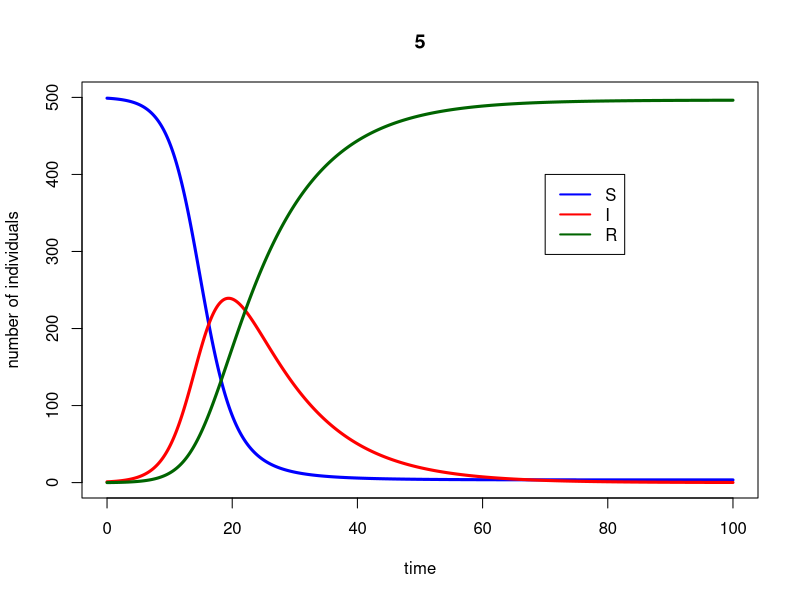
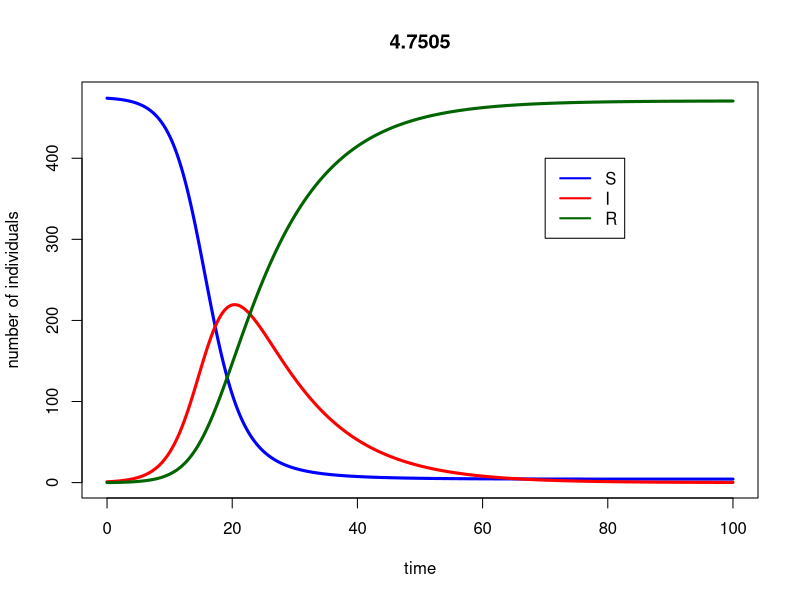
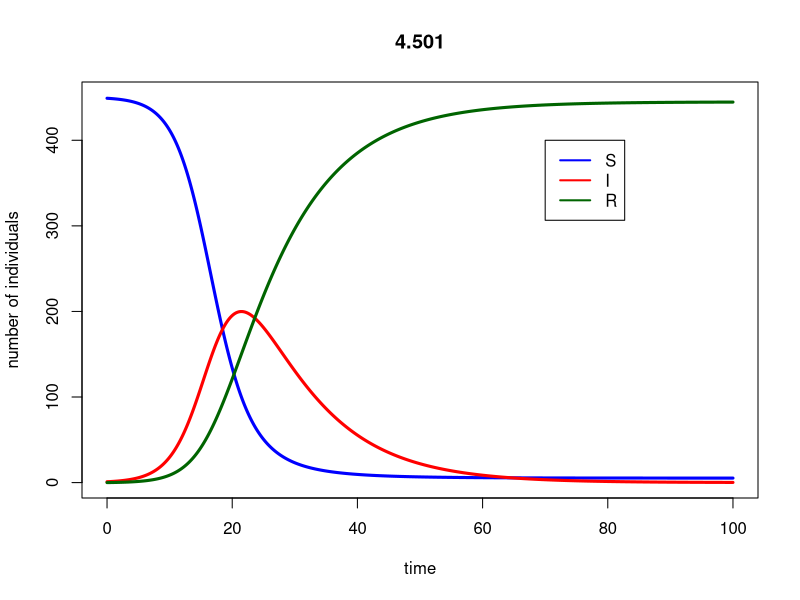
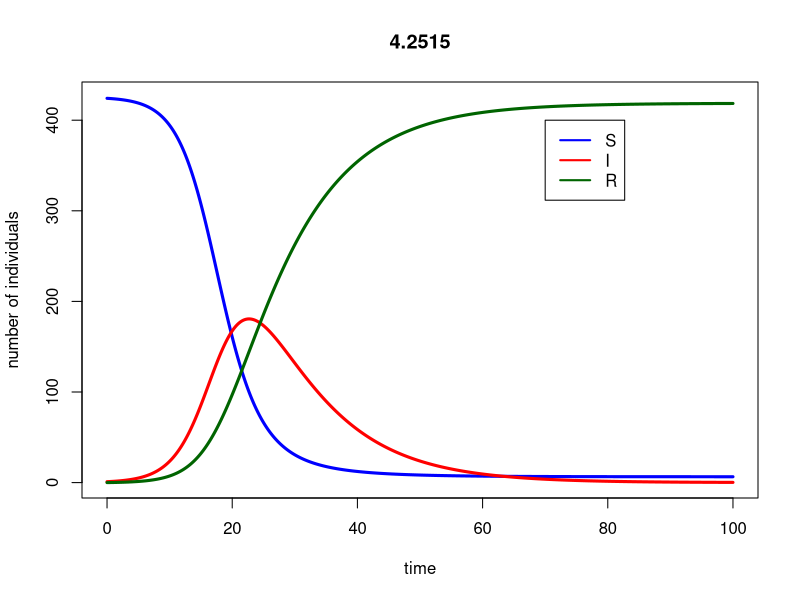
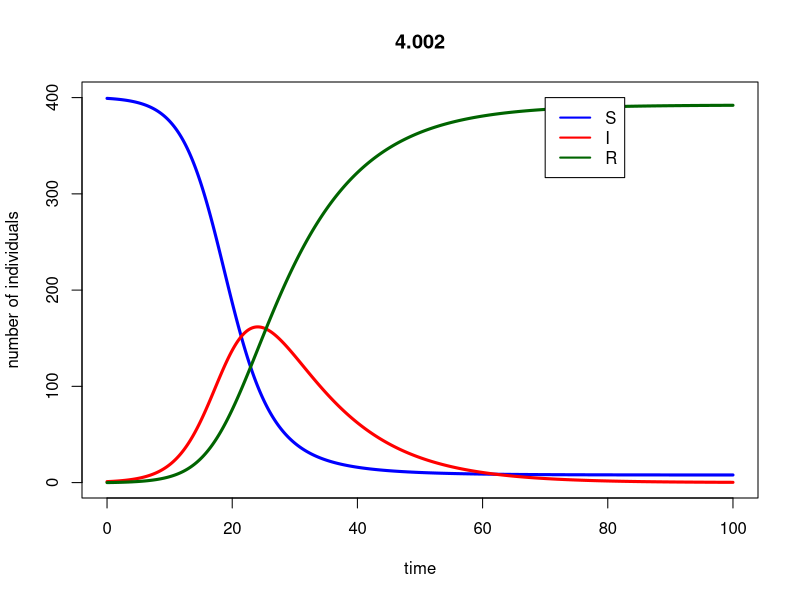
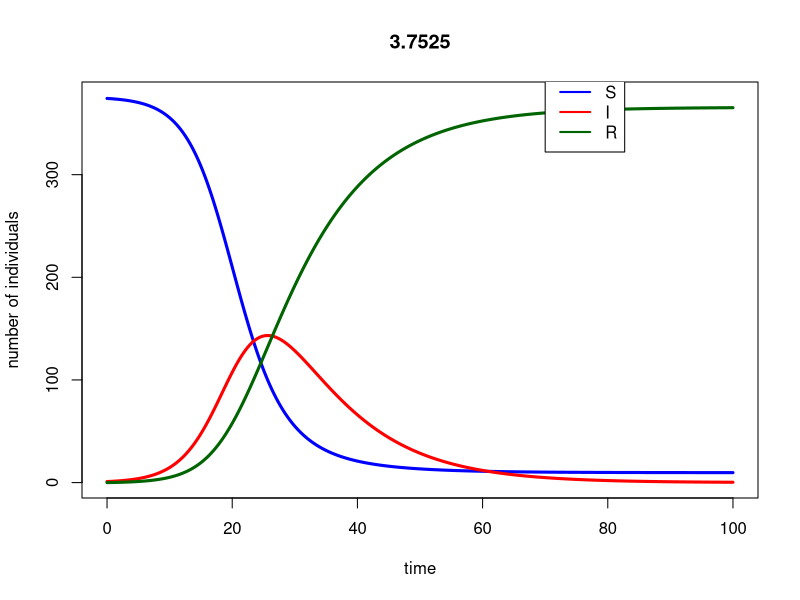
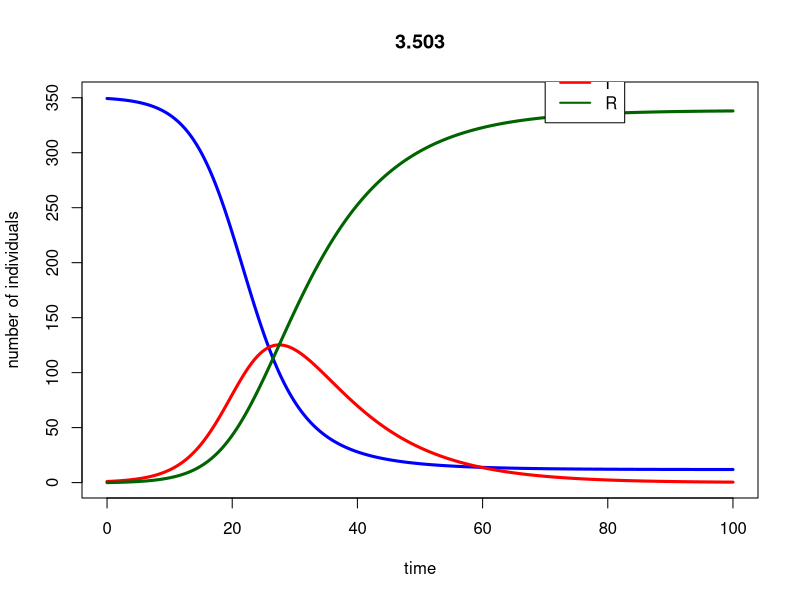
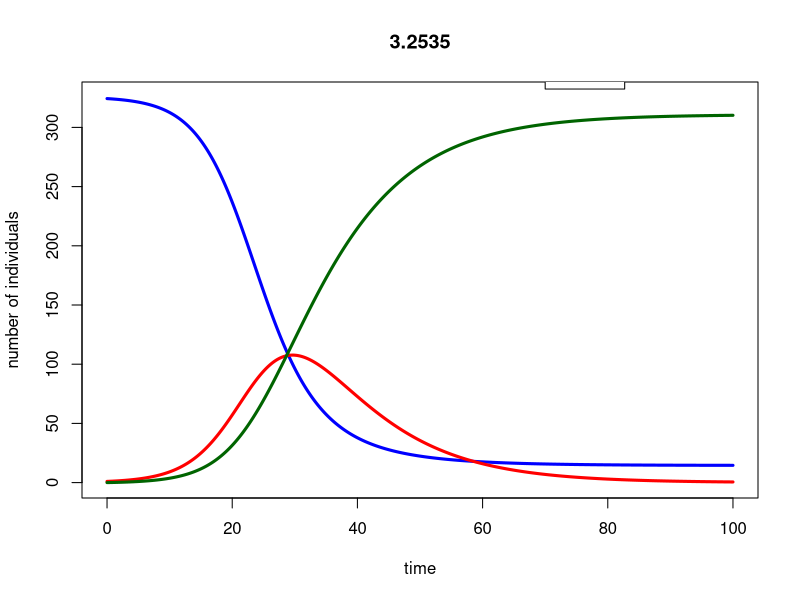

Here is the R script that generated these plots, in order:
##########################################################
# Starting script to the module 'SIR models of epidemics'
##########################################################

# implements the basic SIR model, and plots simulation results

## Here you only need to know basic things:
##  #	To make comments
##  <-	Assigning a value to a symbol
##  c	To create a vector c(v1, v2, ..., vn)
##  e	is *10^
##  seq(a,b,c)	To create a sequence from a to b with intervals c


###################################
# FUNCTION DEFINITIONS
###################################

###
# SIR <- function(t, x, parms)
# Use: calculates the derivatives for the SIR model
# Input: 
#      t: time (not used here, because there is no explicit time dependence)
#      x: vector of the current values of all variables (S, I, R)
#      parms: vector of all parameter values
# Output:
#      der: vector of derivatives

# To use the lsoda function, the model function has to be a function of t (time),
# x (the vector of the variables) and parms (the parameters of the model).

SIR <- function(t, x, parms){

# Beta and r are not global variables. This means that if you type beta in R, the output will be 'beta',
# and not its value. You have to specify that you want to use the value of beta from 'parms' to solve the ODEs.
# Similarly, the variables of the model are taken from the vector x. This is done by the 'with' function.

  with(as.list(c(parms,x)),{
    dS <- - beta*S*I
    dI <- + beta*S*I - r*I
    dR <- r*I         # Note: because S+I+R=constant, this equation could actually be omitted,
                  # and R at any time point could simply be calculated as N-S-I.
    der <- c(dS, dI,dR)
    list(der)  # the output must be returned    
  }) # end of 'with'

}  # end of function definition


###########################
# MAIN PROGRAM
###########################

### LOAD LIBRARIES
#load R library for ordinary differential equation solvers
library(deSolve)

### INITIALIZE PARAMETER SETTINGS
for (v in 0:20) {
  f = v/20
  index = f*100
  S0 = 499
  parms <- c(beta=1e-3, r=1e-1)		# set the parameters of the model
  inits <- c(S=(1-f)*S0, I=1, R=0)		# set the initial values
  dt    <- seq(0,100,0.1)			# set the time points for evaluation


  # Calculate and print R_0 on the screen
  N <- sum(inits)
  R_0 <- with(as.list(parms),{beta*N/r})
  print(paste("hany szazalek oltott", index))
  print(paste("R_0 =",R_0),quote=FALSE)


  ### SIMULATE THE MODEL

  ## Use lsoda to solve the differential equations numerically. The syntax should be
  ## lsoda(initial values, time points, function, parameters)

  simulation <- as.data.frame(lsoda(inits, dt, SIR, parms=parms)) # this way our set 'parms' will be used as default

  ### PLOT THE OUTPUT

  # If you remove the # before pdf(...) and dev.off(), the output will be written in a pdf file,
  # in the working directory. If you don't, a window containing your graph will just pop up.

  #pdf("startingscript.pdf")
  #par(cex=1.7)
  # Plot S according to time, in blue, and add the graph I and R according to time,
  # in red and dark green respectively. Call help(plot) for further details.

  attach(simulation) # this command allows you to refer to the columns of the data frame directly.

  plot(dt, S, type="l", col="blue", ylim=c(0,sum(inits)), main = R_0, xlab="time", ylab="number of individuals",lwd=3)
  lines(dt, I, type="l", col="red",lwd=3)
  lines(dt, R, type="l", col="darkgreen",lwd=3)

  # Add a legend to the graph
  legend(70,400, legend=c("S","I","R"), col=c("blue", "red", "darkgreen"), lty=1,lwd=2)
  #dev.off()

  detach(simulation) # clean up the search path
}
